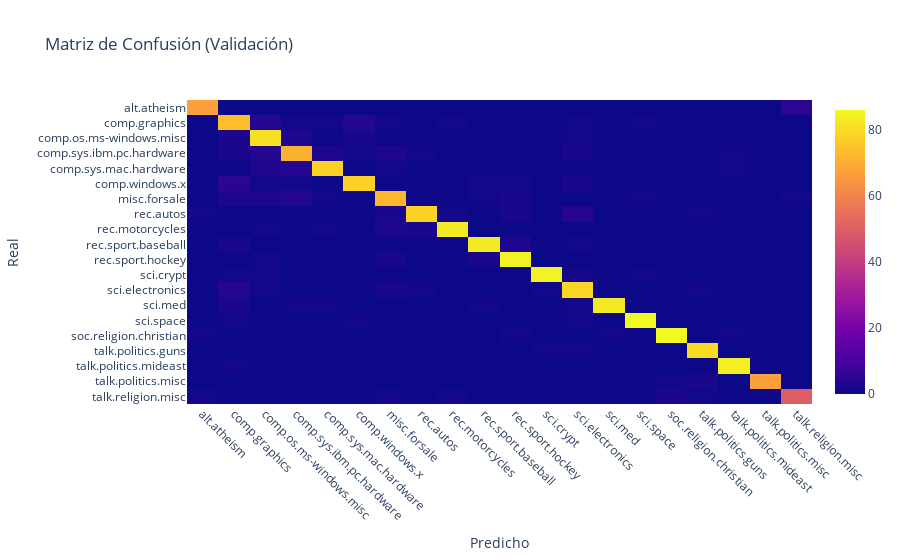

This figure's notebook cell:
### Markdown cell above
## 7) Matriz de confusión

### Code cell
from sklearn.metrics import confusion_matrix
cm = confusion_matrix(y_val, y_val_pred, labels=list(range(num_classes)))
cm_df = pd.DataFrame(cm, index=[label_map[i] for i in range(num_classes)],
                        columns=[label_map[i] for i in range(num_classes)])

fig_cm = px.imshow(cm_df, title='Matriz de Confusión (Validación)', aspect='auto')
fig_cm.update_xaxes(title_text='Predicho', tickangle=45)
fig_cm.update_yaxes(title_text='Real')
fig_cm.show()

### Figure 1 — Plotly figure (JSON) as saved in the notebook; plotly's stock layout.template omitted (floating-point values rounded to 4 significant figures; data arrays with more than 128 entries replaced by an {"elided": "..."} marker saying what was removed)
{"data": [{"coloraxis": "coloraxis", "hovertemplate": "x: %{x}<br>y: %{y}<br>color: %{z}<extra></extra>", "name": "0", "type": "heatmap", "x": ["alt.atheism", "comp.graphics", "comp.os.ms-windows.misc", "comp.sys.ibm.pc.hardware", "comp.sys.mac.hardware", "comp.windows.x", "misc.forsale", "rec.autos", "rec.motorcycles", "rec.sport.baseball", "rec.sport.hockey", "sci.crypt", "sci.electronics", "sci.med", "sci.space", "soc.religion.christian", "talk.politics.guns", "talk.politics.mideast", "talk.politics.misc", "talk.religion.misc"], "xaxis": "x", "y": ["alt.atheism", "comp.graphics", "comp.os.ms-windows.misc", "comp.sys.ibm.pc.hardware", "comp.sys.mac.hardware", "comp.windows.x", "misc.forsale", "rec.autos", "rec.motorcycles", "rec.sport.baseball", "rec.sport.hockey", "sci.crypt", "sci.electronics", "sci.med", "sci.space", "soc.religion.christian", "talk.politics.guns", "talk.politics.mideast", "talk.politics.misc", "talk.religion.misc"], "yaxis": "y", "z": {"elided": "20x20 int values"}}], "layout": {"coloraxis": {"colorscale": [[0, "#0d0887"], [0.1111, "#46039f"], [0.2222, "#7201a8"], [0.3333, "#9c179e"], [0.4444, "#bd3786"], [0.5556, "#d8576b"], [0.6667, "#ed7953"], [0.7778, "#fb9f3a"], [0.8889, "#fdca26"], [1, "#f0f921"]]}, "title": {"text": "Matriz de Confusión (Validación)"}, "xaxis": {"anchor": "y", "domain": [0, 1], "tickangle": 45, "title": {"text": "Predicho"}}, "yaxis": {"anchor": "x", "autorange": "reversed", "domain": [0, 1], "title": {"text": "Real"}}}}
